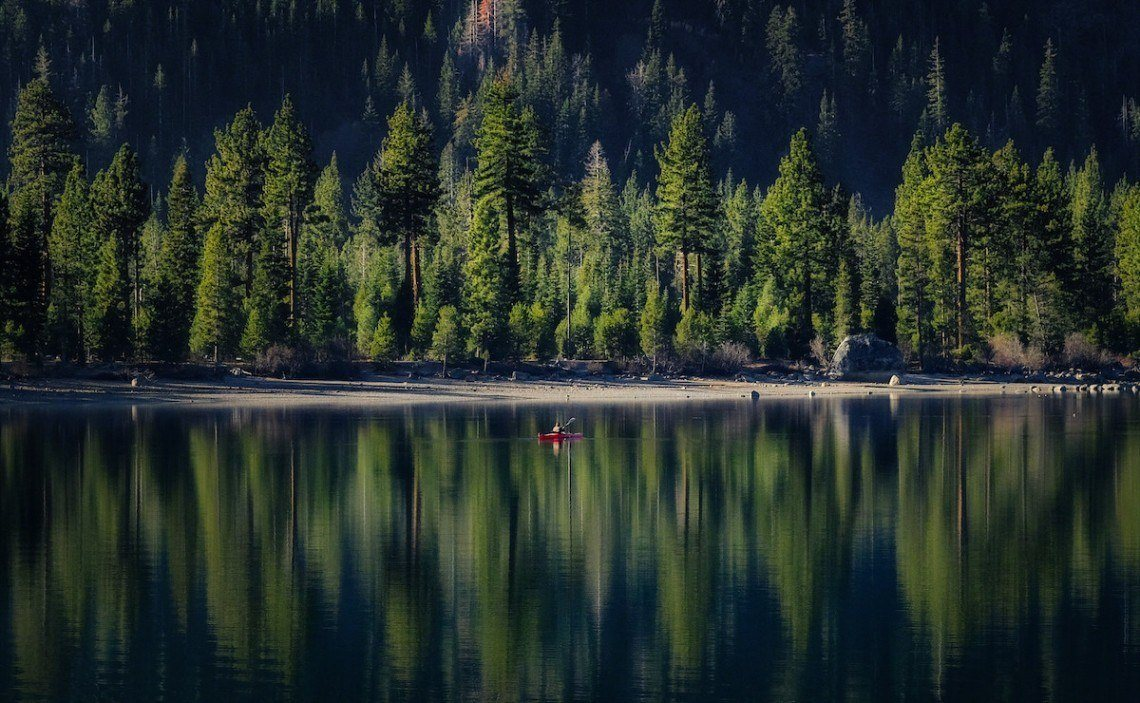
#> input picture assets/nature.jpg, 1140 x 703 px
$ python pixel_sort.py
#> lines starting #> are read from the running program, lines starting #| are printed output that depends on the picture
import numpy as np
import matplotlib.pyplot as plt
from PIL import Image

img = Image.open("../assets/nature.jpg")
#> img is the input picture: PIL image 1140x703 RGB; mean R, G, B 38, 48.4, 43.1
img = np.array(img)

img_sorted_0 = np.sort(img, axis=0)
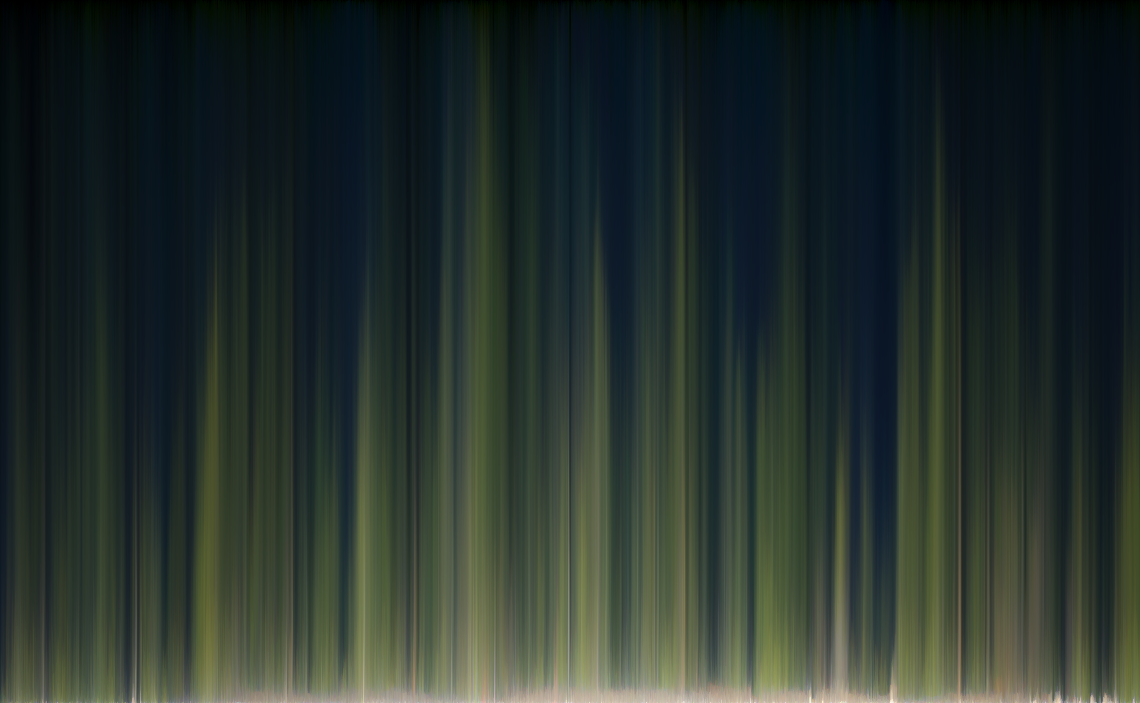
#> img_sorted_0: shape (703, 1140, 3); mean R, G, B 38, 48.4, 43.1
img_sorted_1 = np.sort(img, axis=1)
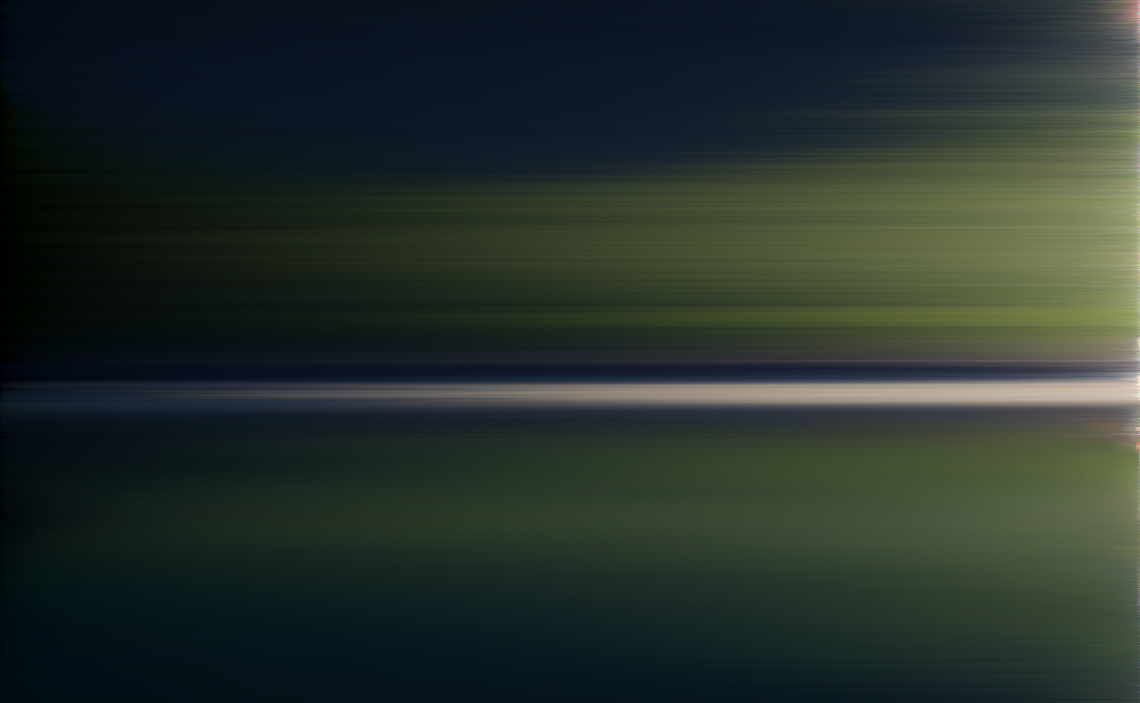
#> img_sorted_1: shape (703, 1140, 3); mean R, G, B 38, 48.4, 43.1
img_sorted_2 = np.sort(img, axis=2)
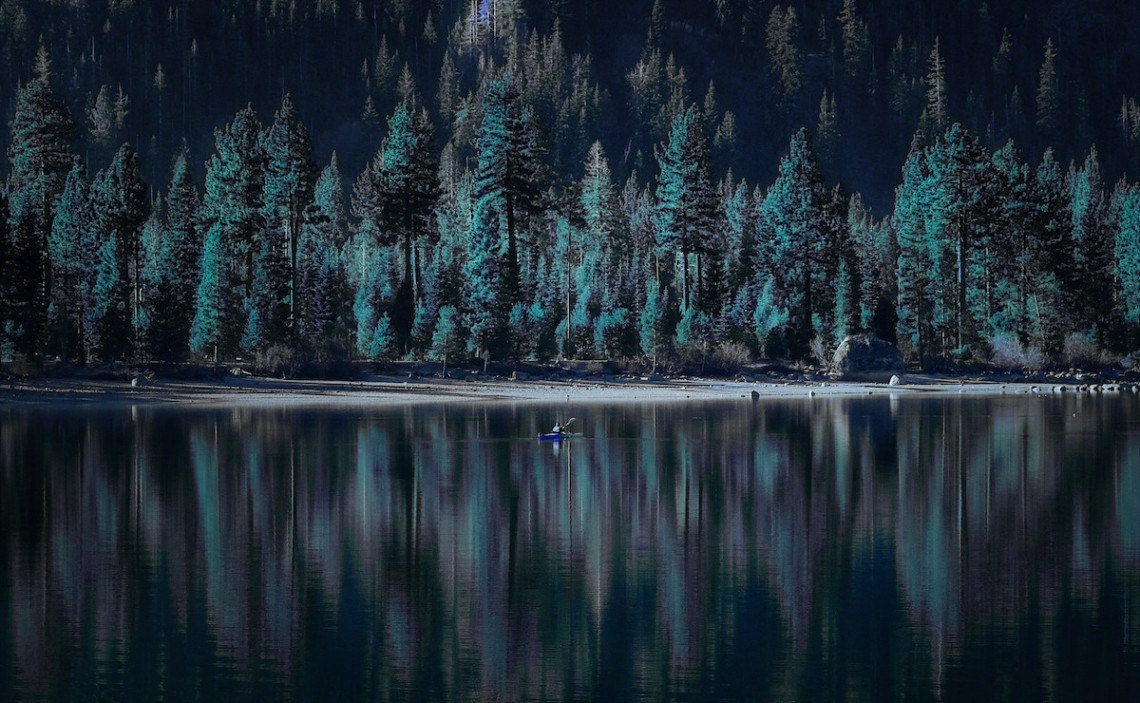
#> img_sorted_2: shape (703, 1140, 3); mean R, G, B 31.3, 44.1, 54.1

plt.figure(1)
# plt.tight_layout()
plt.subplot(221)
plt.title("Original")
plt.imshow(img)
plt.axis("off")

plt.subplot(222)
plt.title("Axis = 0")
plt.imshow(img_sorted_0)
plt.axis("off")

plt.subplot(223)
plt.title("Axis = 1")
plt.imshow(img_sorted_1)
plt.axis("off")

plt.subplot(224)
plt.title("Axis = 2")
plt.imshow(img_sorted_2)
plt.axis("off")
plt.show()
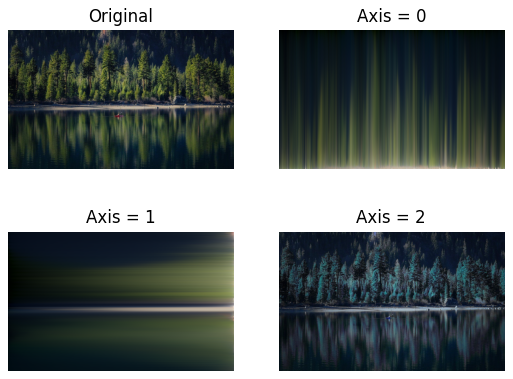
#> figure drawn by matplotlib, 4 panels
